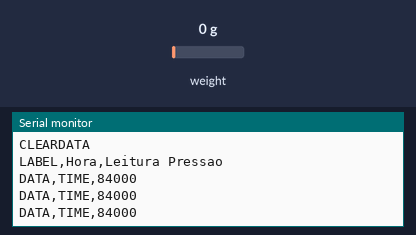
Recording of a sketch running on a simulated Arduino Uno, built with avr-gcc and run on an emulated ATmega328P. On the bench: the last lines printed to the serial monitor. Wiring (inferred from the names in the program): HX711 load-cell converter: data pin 3; SCK pin 2. Inputs (shaded band) come from the test bench; at power-on: weight on the scale 0 g.

Above: at 1.3 s.
1.4 s: weight on the scale set to 100 g
At 1.9 s:
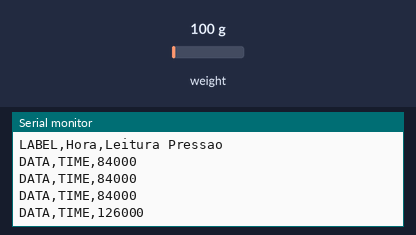
2.9 s: weight on the scale set to 1250 g
At 3.4 s:
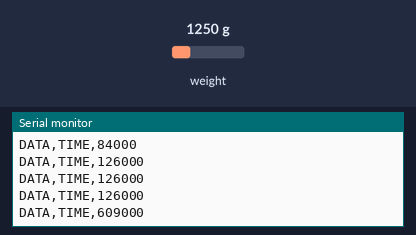
Timing chart, 0 to 5.9 s (numbered marks = the images above; inputs shaded):
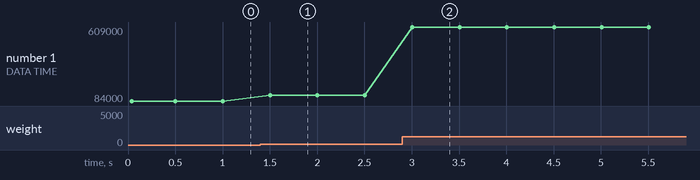

The sketch:

Teste_medidas_sensor_min_e_max_para_escala.ino
```cpp
#define DATA 3
#define CLOCK 2

long readHX710B() {
  while (digitalRead(DATA));
  long value = 0;
  for (int i = 0; i < 24; i++) {
    digitalWrite(CLOCK, HIGH);
    value = value << 1;
    digitalWrite(CLOCK, LOW);
    if (digitalRead(DATA)) value++;
  }
  digitalWrite(CLOCK, HIGH);
  digitalWrite(CLOCK, LOW);
  if (value & 0x800000) value |= 0xFF000000;
  return value;
}

void setup() {
  pinMode(DATA, INPUT);
  pinMode(CLOCK, OUTPUT);

  Serial.begin(9600); // PLX-DAQ costuma funcionar melhor em 9600 ou 128000

  // COMANDOS PLX-DAQ:
  Serial.println("CLEARDATA"); // Limpa a planilha se houver dados antigos
  Serial.println("LABEL,Hora,Leitura Pressao"); // Define o cabeçalho das colunas
}

void loop() {
  long pressure = readHX710B();

  // COMANDO PARA ENVIAR DADOS:
  // "DATA" avisa que vem informação, "TIME" coloca a hora do PC automaticamente
  Serial.print("DATA,TIME,");
  Serial.println(pressure);

  delay(500); // Aumentei um pouco para não travar o Excel com excesso de dados
}
```

Measured:
- after the input at 1.4 s, the serial monitor: prints a new line after 0.10 s (image 1)
- after the input at 2.9 s, the serial monitor: prints a new line after 0.10 s (image 2)
- plotted number 1: 84000 → 126000 after the input at 1.4 s, 126000 → 609000 after the input at 2.9 s
